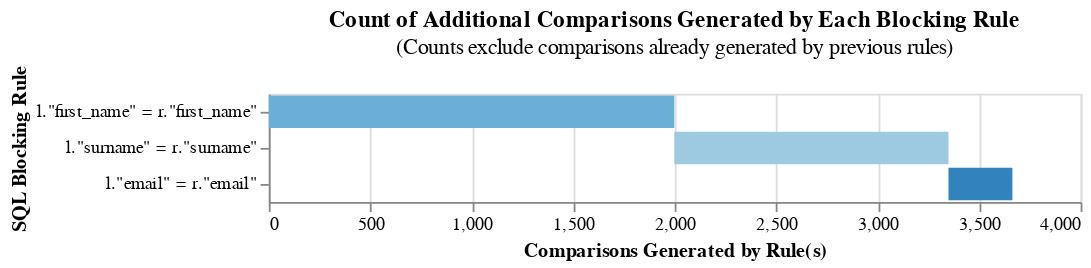

The notebook cell this image was saved under:
### Code cell
from splink.duckdb.linker import DuckDBLinker
import splink.duckdb.comparison_library as cl
import splink.duckdb.comparison_template_library as ctl
from splink.duckdb.blocking_rule_library import block_on
from splink.datasets import splink_datasets
import logging, sys
logging.disable(sys.maxsize)

df = splink_datasets.fake_1000

settings = {
"link_type": "dedupe_only",
"blocking_rules_to_generate_predictions": [
block_on("first_name"),
block_on("surname"),
block_on("email")
]
}

linker = DuckDBLinker(df, settings)

linker.cumulative_num_comparisons_from_blocking_rules_chart()

### Figure 1 — Vega-Lite specification as saved in the notebook (floating-point values rounded to 4 significant figures)
{"config": {"view": {"continuousWidth": 300, "continuousHeight": 300}}, "data": {"name": "data-9497ecc609c9707f81deafe51786a054"}, "mark": "bar", "encoding": {"color": {"field": "rule", "legend": null, "scale": {"scheme": "category20c"}}, "order": {"field": "cumulative_rows"}, "tooltip": [{"field": "rule", "title": "SQL Condition", "type": "nominal"}, {"field": "row_count", "format": ",", "title": "Comparisons Generated", "type": "quantitative"}, {"field": "cumulative_rows", "format": ",", "title": "Cumulative Comparisons", "type": "quantitative"}, {"field": "cartesian", "format": ",", "title": "Cartesian Product of Input Data", "type": "quantitative"}, {"field": "reduction_ratio", "title": "Reduction Ratio (cumulative rows/cartesian product)", "type": "nominal"}], "x": {"field": "start", "title": "Comparisons Generated by Rule(s)", "type": "quantitative"}, "x2": {"field": "cumulative_rows"}, "y": {"field": "rule", "sort": ["-x2"], "title": "SQL Blocking Rule"}}, "height": {"step": 20}, "title": {"text": "Count of Additional Comparisons Generated by Each Blocking Rule", "subtitle": "(Counts exclude comparisons already generated by previous rules)"}, "width": 450, "$schema": "https://vega.github.io/schema/vega-lite/v5.9.3.json", "datasets": {"data-9497ecc609c9707f81deafe51786a054": [{"row_count": 1998, "rule": "l.\"first_name\" = r.\"first_name\"", "cumulative_rows": 1998, "cartesian": 499500, "reduction_ratio": "The rolling reduction ratio with your given blocking rule(s) is 0.996. This represents the reduction in the total number of comparisons due to your rule(s).", "start": 0}, {"row_count": 1351, "rule": "l.\"surname\" = r.\"surname\"", "cumulative_rows": 3349, "cartesian": 499500, "reduction_ratio": "The rolling reduction ratio with your given blocking rule(s) is 0.993295. This represents the reduction in the total number of comparisons due to your rule(s).", "start": 1998}, {"row_count": 315, "rule": "l.\"email\" = r.\"email\"", "cumulative_rows": 3664, "cartesian": 499500, "reduction_ratio": "The rolling reduction ratio with your given blocking rule(s) is 0.992665. This represents the reduction in the total number of comparisons due to your rule(s).", "start": 3349}]}}
